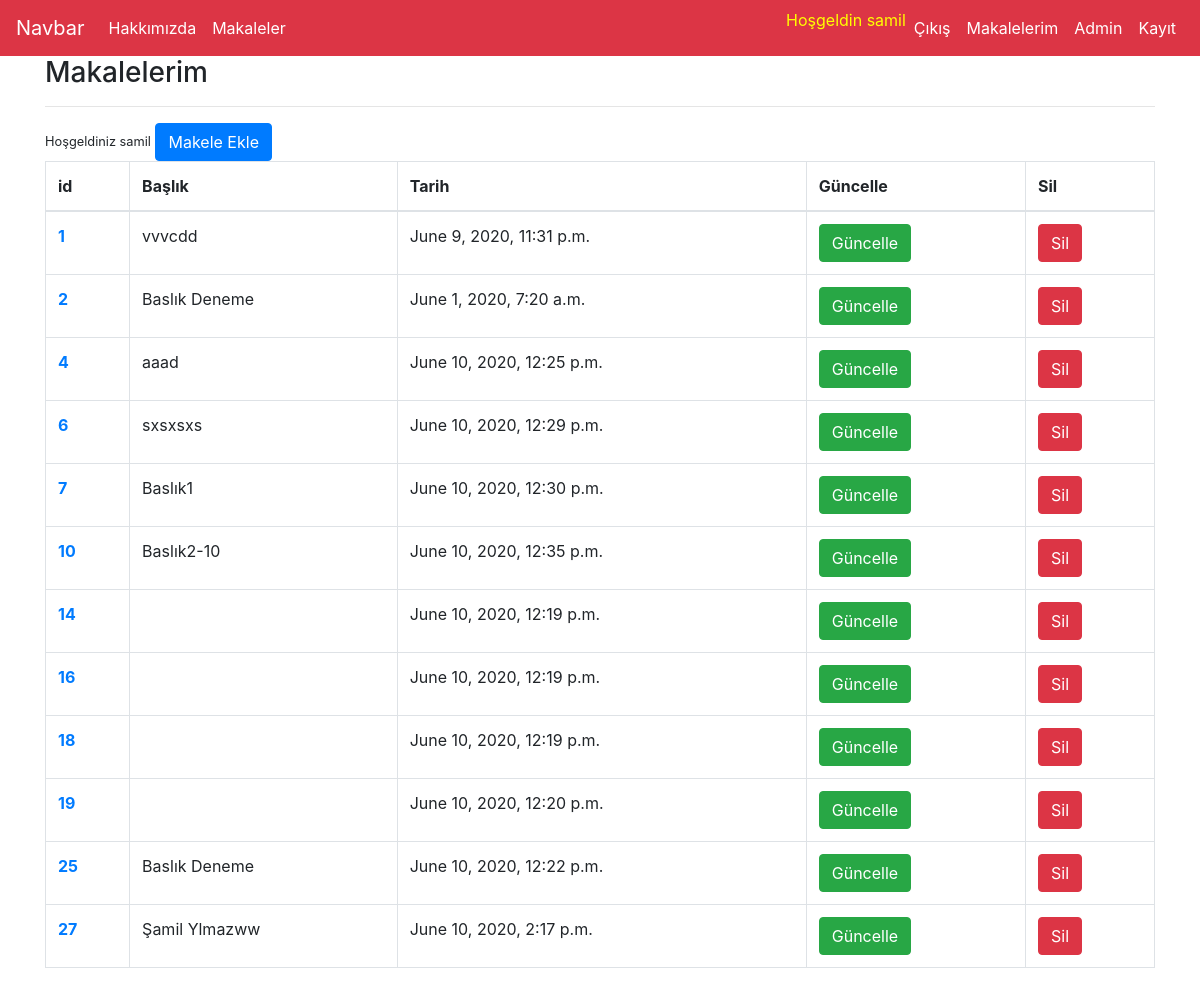
/article/myarticles/ (signed in), run on the app's committed database.
### article/models.py (models this page shows, shortened)
class Article(models.Model):
    author = models.ForeignKey("auth.User" , on_delete=models.CASCADE, verbose_name = "Yazar Adı")
    title = models.CharField(max_length=50 ,verbose_name="Başlık")
    content = RichTextField()
    created_date = models.DateTimeField(auto_now=True, verbose_name="Yaratılma Tarihi")
    image_field = models.FileField(blank=True, null= True , verbose_name="Makale Fotoğrafı")

### article/views.py (the view)
# urls.py: path('myarticles/', views.myarticles, name="myarticles"),
@login_required(login_url="user:login"  )
def myarticles (request):
    articles = Article.objects.filter(author = request.user)
    return  render(request , "myarticles.html", {"articles" :articles} )

### templates/myarticles.html
{% extends "layout.html" %} {% block render %}
<h3>Makalelerim</h3>
<hr />
{% if request.user %}
<small>Hoşgeldiniz {{request.user.username}}</small>
{% endif %} {% if articles %}
<a class="btn btn-primary" href="/article/add"> Makele Ekle </a>
<table class="table table-bordered">
  <thead>
    <tr>
      <th scope="col">id</th>
      <th scope="col">Başlık</th>
      <th scope="col">Tarih</th>
      <th scope="col">Güncelle</th>
      <th scope="col">Sil</th>
    </tr>
  </thead>
  <tbody>
    {% for el in articles %}
    <tr >
      <th scope="row"><a href="/article/detail/{{el.id}}">{{el.id}}</a></th>
      <td>{{el.title}}</td>
      <td>{{el.created_date}}</td>
      <td><a class="btn btn-success" href="/article/update/{{el.id}}">Güncelle</a></td>
      <td><a class="btn btn-danger" href="/article/delete/{{el.id}}">Sil</a></td>
    </tr>
    {% endfor %}
  </tbody>
</table>
{%else %}
<p>Gösterilecek makale yok</p>
{% endif %} {% endblock %}

### templates/layout.html (shortened to what this page needs)
<!DOCTYPE html>
{%load static%}
<html lang="en">
  <head>
    <link rel="stylesheet" href=" {%static 'css/bootstrap.min.css' %}  " />
  </head>
  <body>
    {% include "includes/navbar.html" %}
    <div class="container">
      {% block render %} {% endblock %}
    </div>
  </body>
</html>

### templates/includes/navbar.html (shortened to what this page needs)
<nav class="navbar navbar-expand-lg navbar-dark bg-danger">
    <a class="navbar-brand" href="/">Navbar</a>
    <div class="collapse navbar-collapse" id="navbarSupportedContent">
      <ul class="navbar-nav mr-auto">
        <li class="nav-item active">
          <a class="nav-link" href="/about">Hakkımızda</a>
        </li>
        <li class="nav-item active">
          <a class="nav-link" href="/article/articles">Makaleler</a>
        </li>
      </ul>
      <ul class="navbar-nav ml-auto">
        <li class="nav-item">
          {% if request.user.is_authenticated %}
          <p style="color:yellow;" >Hoşgeldin {{request.user.username}}</p>
          <li class="nav-item active">
            <a class="nav-link" href="/user/logoutuser">Çıkış</a>
          </li>
          <li class="nav-item active">
            <a class="nav-link" href="/article/myarticles">Makalelerim</a>
          </li>
          {%else %}
          <li class="nav-item active">
            <a class="nav-link" href="/user/loginuser">Giriş</a>
          </li>
          {% endif %}
        </li>
        <li class="nav-item active">
          <a class="nav-link" href="/admin">Admin</a>
        </li>
        <li class="nav-item active">
          <a class="nav-link" href="/user/register">Kayıt</a>
        </li>
      </ul>
    </div>
  </nav>

### data on the page
Article: id "1", title "vvvcdd", created_date "June 9, 2020, 11:31 p.m."
Article: id "2", title "Baslık Deneme", created_date "June 1, 2020, 7:20 a.m."
Article: id "4", title "aaad", created_date "June 10, 2020, 12:25 p.m."
Article: id "6", title "sxsxsxs", created_date "June 10, 2020, 12:29 p.m."
Article: id "7", title "Baslık1", created_date "June 10, 2020, 12:30 p.m."
Article: id "10", title "Baslık2-10", created_date "June 10, 2020, 12:35 p.m."
Article: id "14", created_date "June 10, 2020, 12:19 p.m."
Article: id "16", created_date "June 10, 2020, 12:19 p.m."
Article: id "18", created_date "June 10, 2020, 12:19 p.m."
Article: id "19", created_date "June 10, 2020, 12:20 p.m."
Article: id "25", title "Baslık Deneme", created_date "June 10, 2020, 12:22 p.m."
Article: id "27", title "Şamil Ylmazww", created_date "June 10, 2020, 2:17 p.m."

### other printed values
{{ request.user.username }} "samil"
